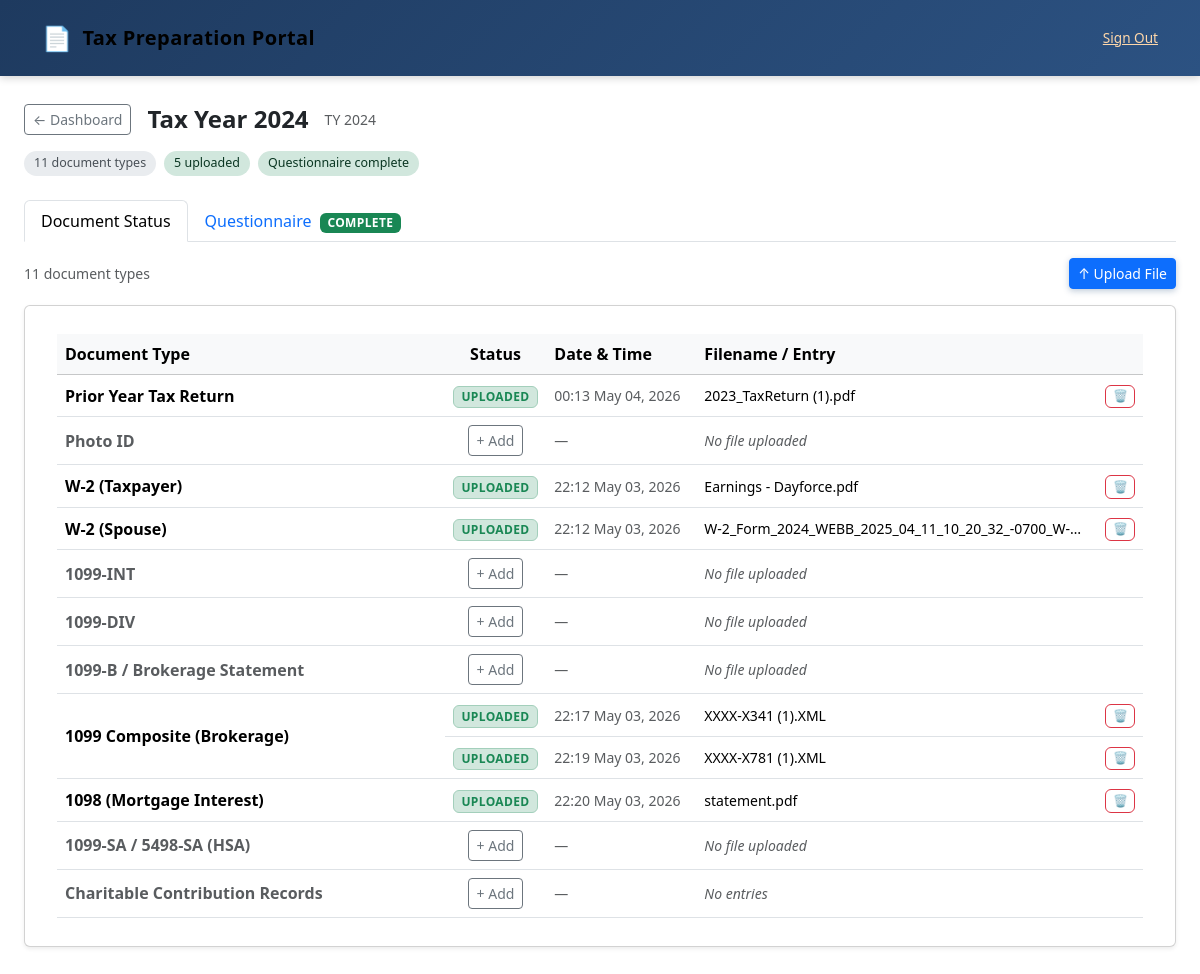
The app's page /year/2024 (signed in) with its own data.
### tables this page shows
CREATE TABLE uploads (
    id INTEGER PRIMARY KEY AUTOINCREMENT,
    user_id INTEGER NOT NULL,
    tax_year INTEGER NOT NULL,
    category TEXT NOT NULL,
    filename TEXT NOT NULL,
    original_name TEXT NOT NULL,
    uploaded_at TEXT NOT NULL DEFAULT (datetime('now')),
    FOREIGN KEY (user_id) REFERENCES users(id)
);

### portal/views.py (the view, shortened to what this page needs)
@portal_bp.route("/year/<int:year>")
@login_required
def year_detail(year: int):
    if year not in TAX_YEARS:
        flash("Invalid tax year.", "error")
        return redirect(url_for("portal.dashboard"))
    user_id = session["user_id"]
    qr = get_questionnaire(_db_path(), user_id, year)
    uploads = get_uploads(_db_path(), user_id, year)
    answers = qr["answers"] if qr else {}
    filing_status = session.get("filing_status", "single")
    expected_docs = get_required_documents(answers, filing_status)
    parsed_docs = []
    preparer_db = _preparer_db_path()
    if preparer_db:
        try:
            from preparer.database import get_parsed_documents
            parsed_docs = get_parsed_documents(preparer_db, user_id, year)
        except Exception:
            pass
    doc_status = _build_doc_status(expected_docs, uploads, parsed_docs)
    status = _year_status(user_id, year)
    questionnaire_sections = get_section_for_filing_status(QUESTIONNAIRE_SECTIONS, filing_status)
    manual_entries = []
    if preparer_db:
        try:
            from preparer.database import get_manual_entries
            manual_entries = get_manual_entries(preparer_db, user_id, year)
        except Exception:
            pass
    charitable_entries = [
        e for e in manual_entries
        if e["category"] in ("charitable_cash", "charitable_noncash")
    ]
    has_charitable_in_status = any(d["category"] == "Charitable_Records" for d in doc_status)
    schedule_c_progress = {}
    if answers.get("self_employment") == "yes":
        schedule_c_progress = get_schedule_c_progress(_db_path(), user_id, year)
    return render_template(
        "portal/checklist.html",
        year=year,
        doc_status=doc_status,
        status=status,
        questionnaire=qr,
        questionnaire_sections=questionnaire_sections,
        questionnaire_complete=bool(qr and qr.get("completed")),
        answers=answers,
        manual_entries=manual_entries,
        charitable_entries=charitable_entries,
        schedule_c_progress=schedule_c_progress,
    )

### portal/database.py (called while the page is built)
def get_db(db_path: str) -> sqlite3.Connection:
    conn = sqlite3.connect(db_path)
    conn.row_factory = sqlite3.Row
    conn.execute("PRAGMA foreign_keys = ON")
    return conn

def get_questionnaire(db_path: str, user_id: int, tax_year: int) -> dict | None:
    conn = get_db(db_path)
    try:
        row = conn.execute(
            """SELECT * FROM questionnaire_responses
               WHERE user_id = ? AND tax_year = ?""",
            (user_id, tax_year)
        ).fetchone()
        if row:
            result = dict(row)
            result["answers"] = json.loads(result["answers"])
            return result
        return None
    finally:
        conn.close()

def get_uploads(db_path: str, user_id: int, tax_year: int) -> list[dict]:
    conn = get_db(db_path)
    try:
        rows = conn.execute(
            """SELECT * FROM uploads WHERE user_id = ? AND tax_year = ?
               ORDER BY category, uploaded_at""",
            (user_id, tax_year)
        ).fetchall()
        return [dict(r) for r in rows]
    finally:
        conn.close()

### portal/questionnaire.py (called while the page is built)
def get_section_for_filing_status(sections: list[dict], filing_status: str) -> list[dict]:
    is_married = filing_status in ("mfj", "mfs", "married_filing_jointly", "married_filing_separately")
    result = []
    for section in sections:
        if section.get("spouse_only") and not is_married:
            continue
        result.append(section)
    return result

### portal/views.py (called while the page is built)
def login_required(f):
    @wraps(f)
    def decorated(*args, **kwargs):
        if "user_id" not in session:
            flash("Please log in to access the portal.", "error")
            return redirect(url_for("auth.login"))
        return f(*args, **kwargs)
    return decorated

def _db_path() -> str:
    return current_app.config["DB_PATH"]

def _preparer_db_path() -> str:
    return current_app.config.get("PREPARER_DB_PATH", "")

### preparer/database.py (called while the page is built)
def _get_db(db_path: str) -> sqlite3.Connection:
    conn = sqlite3.connect(db_path)
    conn.row_factory = sqlite3.Row
    return conn

def get_manual_entries(db_path: str, user_id: int, tax_year: int) -> list[dict]:
    conn = _get_db(db_path)
    try:
        rows = conn.execute(
            "SELECT * FROM manual_entries WHERE user_id=? AND tax_year=? ORDER BY category, name",
            (user_id, tax_year),
        ).fetchall()
        return [dict(r) for r in rows]
    finally:
        conn.close()

### portal/templates/portal/checklist.html (shortened to what this page needs)
{% extends "base.html" %}
{% block head %}
<link rel="stylesheet" href="https://cdn.jsdelivr.net/npm/bootstrap@5.3.3/dist/css/bootstrap.min.css">
{% endblock %}
{% block content %}
<div style="padding:28px 24px 60px">
  <div class="d-flex align-items-center gap-3 mb-3 flex-wrap">
    <a href="{{ url_for('portal.dashboard') }}" class="btn btn-sm btn-outline-secondary">&larr; Dashboard</a>
    <h4 class="mb-0 fw-bold">Tax Year {{ year }}</h4>
    <span class="text-muted small">TY {{ year }}</span>
  </div>
  <div class="d-flex gap-2 mb-4 flex-wrap">
    <span class="chip chip-neutral">{{ doc_status | length }} document type{{ 's' if doc_status | length != 1 }}</span>
    {% set uploaded_count = doc_status | selectattr('uploaded') | list | length %}
    <span class="chip chip-success">{{ uploaded_count }} uploaded</span>
    {% if questionnaire %}
      {% if questionnaire.completed %}
        <span class="chip chip-success">Questionnaire complete</span>
      {% else %}
        <span class="chip chip-warning">Questionnaire in progress</span>
      {% endif %}
    {% else %}
      <span class="chip chip-neutral">Questionnaire not started</span>
    {% endif %}
  </div>
  <ul class="nav nav-tabs mb-3" id="portalTabs" role="tablist">
    <li class="nav-item">
      <button class="nav-link active" data-bs-toggle="tab" data-bs-target="#tab-docs">Document Status</button>
    </li>
    <li class="nav-item">
      <button class="nav-link" data-bs-toggle="tab" data-bs-target="#tab-questionnaire">
        Questionnaire
        {% if questionnaire and questionnaire.completed %}
          <span class="badge bg-success ms-1">Complete</span>
        {% elif questionnaire %}
          <span class="badge bg-warning text-dark ms-1">In Progress</span>
        {% else %}
          <span class="badge bg-secondary ms-1">Not Started</span>
        {% endif %}
      </button>
    </li>
  </ul>
  <div class="tab-content" id="portalTabContent">
    <div class="tab-pane fade show active" id="tab-docs">
      {% if not doc_status %}
        <div class="alert alert-info">No documents expected yet. Complete the questionnaire first.</div>
      {% else %}
      <div class="d-flex align-items-center justify-content-between mb-3">
        <span class="text-muted small">{{ doc_status | length }} document type{{ 's' if doc_status | length != 1 }}</span>
        <button type="button" class="btn btn-primary btn-sm" data-bs-toggle="modal" data-bs-target="#uploadModal">
          &#8593; Upload File
        </button>
      </div>
      <div class="card shadow-sm">
        <div class="table-responsive">
          <table class="table align-middle mb-0">
            <thead class="table-light">
              <tr>
                <th style="min-width:200px">Document Type</th>
                <th class="text-center" style="width:90px">Status</th>
                <th style="width:150px">Date &amp; Time</th>
                <th>Filename / Entry</th>
                <th style="width:50px"></th>
              </tr>
            </thead>
            <tbody>
              {% for doc in doc_status %}
              {% if doc.uploads %}
                {% for upload in doc.uploads %}
                <tr>
                  {% if loop.first %}
                  <td rowspan="{{ doc.uploads | length }}" class="fw-semibold align-middle">
                    {{ doc.label }}
                  </td>
                  {% endif %}
                  <td class="text-center">
                    <span class="badge bg-success-subtle text-success border border-success-subtle">Uploaded</span>
                  </td>
                  <td class="small text-nowrap text-muted">{{ upload.uploaded_at | fmt_datetime }}</td>
                  <td class="small text-truncate" style="max-width:280px" title="{{ upload.original_name }}">
                    {{ upload.original_name }}
                  </td>
                  <td class="text-end">
                    {% if upload.upload_id %}
                    <form method="post"
                          action="{{ url_for('portal.delete_upload_file', year=year, upload_id=upload.upload_id) }}"
                          style="display:inline"
                          onsubmit="return confirm('Delete {{ upload.original_name }}?')">
                      <button type="submit" class="btn btn-xs btn-outline-danger" title="Delete">&#128465;</button>
                    </form>
                    {% endif %}
                  </td>
                </tr>
                {% endfor %}
              {% else %}
                {% if doc.category == 'Charitable_Records' %}
                <tr>
                  <td class="fw-semibold {% if not charitable_entries %}text-muted{% endif %}"
                      {% if charitable_entries %}rowspan="{{ charitable_entries | length + 1 }}"{% endif %}>
                    {{ doc.label }}
                  </td>
                  <td class="text-center">
                    <button type="button"
                            class="btn btn-sm btn-outline-secondary"
                            data-bs-toggle="modal"
                            data-bs-target="#charitableModal">
                      + Add
                    </button>
                  </td>
                  <td class="text-muted small">—</td>
                  {% if charitable_entries %}
                  <td class="text-muted small fst-italic"></td>
                  {% else %}
                  <td class="text-muted small fst-italic">No entries</td>
                  {% endif %}
                  <td></td>
                </tr>
                {% else %}
                <tr>
                  <td class="fw-semibold text-muted">{{ doc.label }}</td>
                  <td class="text-center">
                    <button type="button"
                            class="btn btn-sm btn-outline-secondary"
                            data-bs-toggle="modal"
                            data-bs-target="#uploadModal"
                            data-category="{{ doc.category }}"
                            data-label="{{ doc.label }}">
                      + Add
                    </button>
                  </td>
                  <td class="text-muted small">—</td>
                  <td class="text-muted small fst-italic">No file uploaded</td>
                  <td></td>
                </tr>
                {% endif %}
              {% endif %}
              {% endfor %}
            </tbody>
          </table>
        </div>
      </div>
      {% endif %}
    </div>
  </div>
</div>
{% endblock %}

### portal/static/style.css (style rules this page uses)
*, *::before, *::after { box-sizing: border-box; margin: 0; padding: 0; }
html { font-size: 16px; scroll-behavior: smooth; }
body { font-family: system-ui, -apple-system, BlinkMacSystemFont, "Segoe UI", Roboto, sans-serif; background-color: #f0f4f8; color: #2d3748; line-height: 1.6; min-height: 100vh; }
a { color: #2c5282; text-decoration: none; }
.card { background: #fff; border-radius: 8px; box-shadow: 0 1px 4px rgba(0, 0, 0, 0.08), 0 4px 16px rgba(0, 0, 0, 0.06); padding: 28px 32px; margin-bottom: 24px; }
.badge { display: inline-block; padding: 3px 10px; border-radius: 99px; font-size: 0.75rem; font-weight: 600; letter-spacing: 0.03em; text-transform: uppercase; }
.btn { display: inline-flex; align-items: center; gap: 6px; padding: 9px 20px; border: none; border-radius: 6px; font-size: 0.9rem; font-weight: 600; cursor: pointer; text-decoration: none; transition: background 0.15s ease, transform 0.1s ease, box-shadow 0.15s ease; line-height: 1.4; }
.btn-primary { background: #2c5282; color: #fff; box-shadow: 0 2px 6px rgba(44, 82, 130, 0.3); }
.btn-sm { padding: 5px 12px; font-size: 0.8rem; }
.text-center { text-align: center; }
.text-muted { color: #718096; }
.text-success { color: #27ae60; }
.fw-bold { font-weight: 700; }
.mb-3 { margin-bottom: 24px; }

### portal/templates/portal/checklist.html (style rules this page uses)
.chip { display:inline-flex; align-items:center; padding:3px 10px; border-radius:999px; font-size:.78rem; font-weight:500; }
.chip-neutral { background:#e9ecef; color:#495057; }
.chip-success { background:#d1e7dd; color:#0a3622; }
.btn-xs { padding:.15rem .4rem; font-size:.75rem; line-height:1.4; }

### records on screen
uploads: label "Prior Year Tax Return", uploaded_at|fmt_datetime "00:13 May 04, 2026", original_name "2023_TaxReturn (1).pdf"
uploads: label "W-2 (Taxpayer)", uploaded_at|fmt_datetime "22:12 May 03, 2026", original_name "Earnings - Dayforce.pdf"
uploads: label "W-2 (Spouse)", uploaded_at|fmt_datetime "22:12 May 03, 2026", original_name "W-2_Form_2024_WEBB_2025_04_11_10_20_32_-0700_W-…"
uploads: label "1099 Composite (Brokerage)", uploaded_at|fmt_datetime "22:17 May 03, 2026", original_name "XXXX-X341 (1).XML"
uploads: uploaded_at|fmt_datetime "22:19 May 03, 2026", original_name "XXXX-X781 (1).XML"
uploads: label "1098 (Mortgage Interest)", uploaded_at|fmt_datetime "22:20 May 03, 2026", original_name "statement.pdf"

### other values on screen
{{ year }} "2024"
{{ doc_status | length }} "11"
{{ 's' if doc_status | length != 1 }} "s"
{{ uploaded_count }} "5"
{{ doc.label }} "Photo ID" "1099-INT" "1099-DIV" "1099-B / Brokerage Statement" "1099-SA / 5498-SA (HSA)"
{{ doc.label }} "Charitable Contribution Records"
